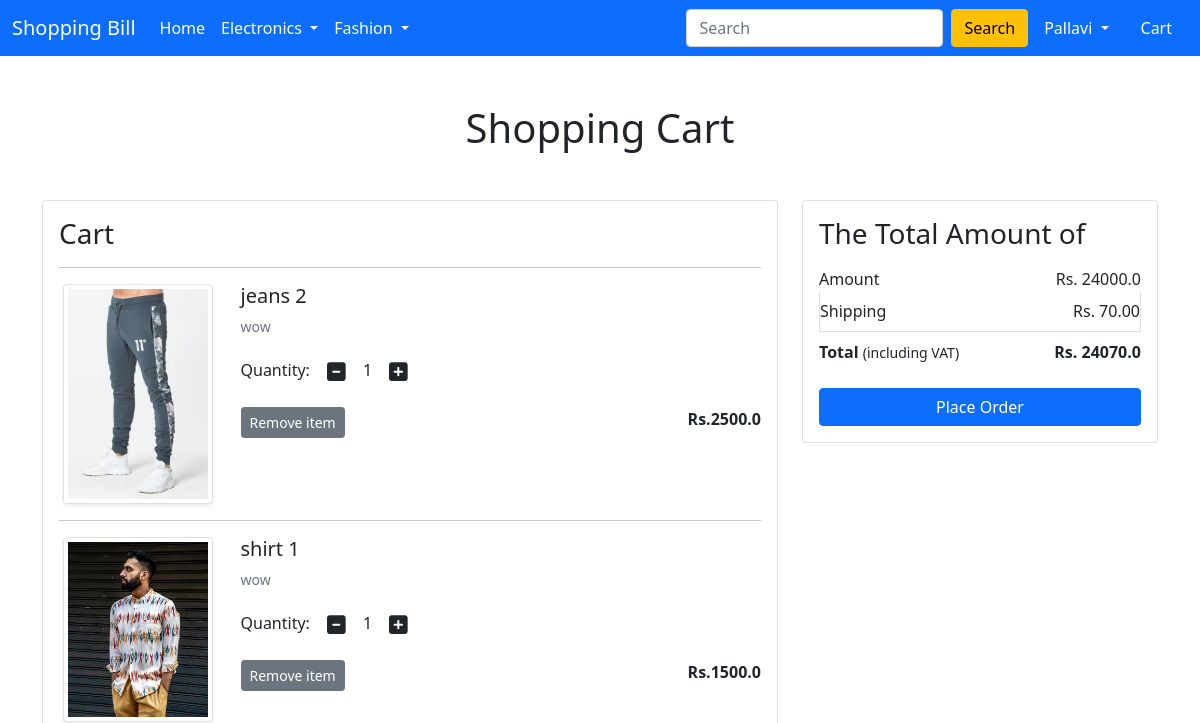
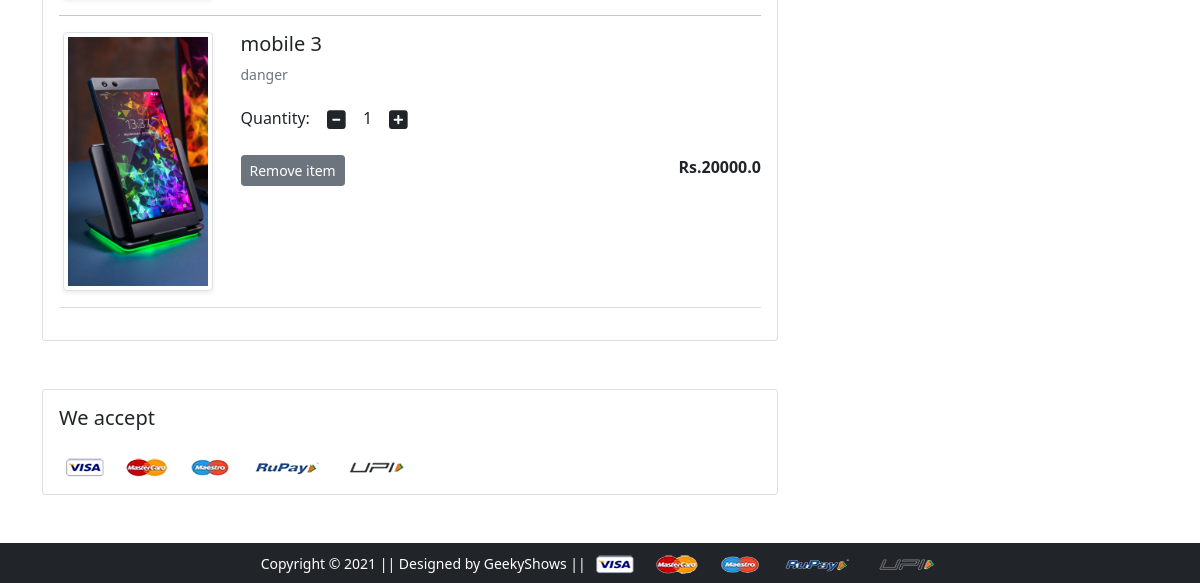
The app's page /cart/ (signed in), older data (2 pictures, top to bottom).
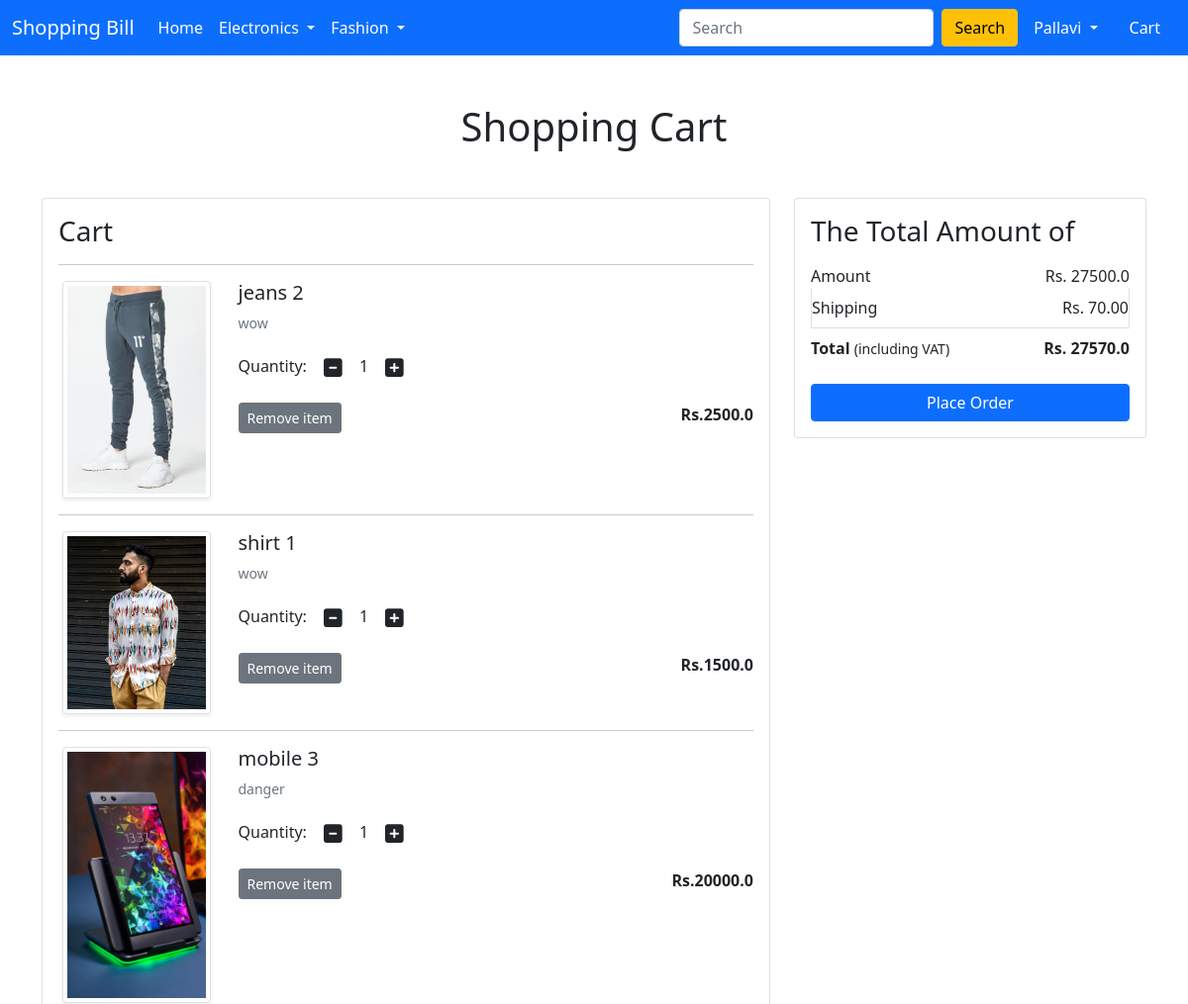
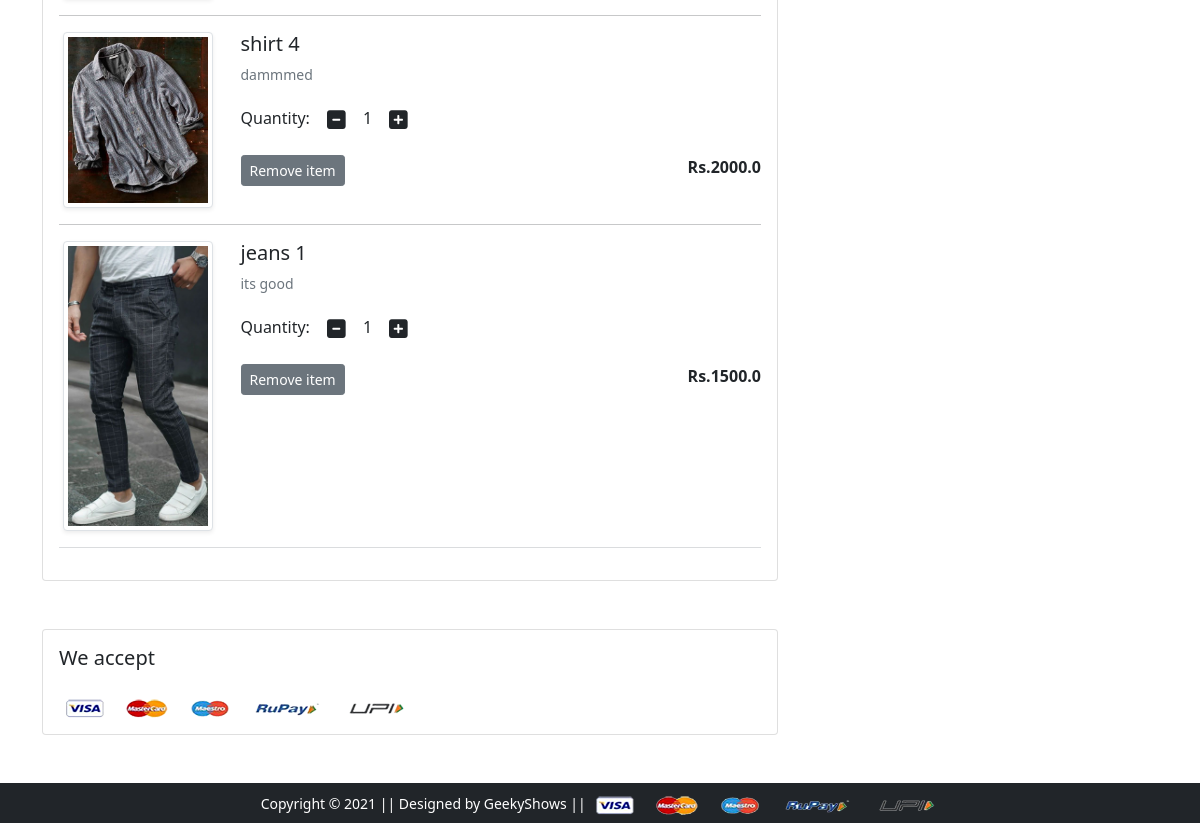
The same page, newer data (2 pictures, top to bottom).
### app1/models.py (models this page shows, shortened)
class Cart(models.Model):
    user = models.ForeignKey(User, on_delete=models.CASCADE)
    product = models.ForeignKey(Product, on_delete=models.CASCADE)
    quantity = models.PositiveIntegerField(default=1) #it should be +ve but shouldnt negative

class Product(models.Model):
    title = models.CharField(max_length=100)
    selling_price = models.FloatField()
    discounted_price = models.FloatField()
    description = models.TextField(max_length=200)
    brand = models.CharField(max_length=100)
    category = models.CharField(choices=CATEGORY_CHOICES, max_length=2)
    product_image = models.ImageField(upload_to='productimg')

### app1/views.py (the view)
# urls.py: path('cart/', views.show_cart, name='showcart'),
def show_cart(request):
    if request.user.is_authenticated:
        user = request.user
        cart = Cart.objects.filter(user=user)
        amount = 0.0
        shipping_amount = 70.0
        total_amount = 0.0
        cart_product = [p for p in Cart.objects.all() if p.user == request.user]
        if cart_product:
            for p in cart_product:
                tempamount = (p.quantity * p.product.discounted_price)
                amount +=tempamount
                totalamount = amount + shipping_amount
            return render(request, 'app1/addtocart.html', {'carts':cart, 'totalamount':totalamount, 'amount':amount})
        else:
            return render(request, 'app1/emptycart.html')

### app1/templates/app1/addtocart.html (shortened to what this page needs)
{% extends 'app1/base.html' %}
{% load static %}
{% block main-content %}
<div class="container my-5">
 <div class="row">
  <h1 class="text-center mb-5">Shopping Cart</h1>
  <div class="col-sm-8">
  <div class="card">
   <div class="card-body">
    <h3>Cart</h3>
    {% for cart in carts %}
    <hr>
    <div class="row">
     <div class="col-sm-3 text-center align-self-center"><img src="{{cart.product.product_image.url}}" alt="" srcset="" class="img-fluid img-thumbnail shadow-sm" height="150" width="150"> </div>
     <div class="col-sm-9">
      <div>
       <h5>{{ cart.product.title}}</h5>
       <p class="mb-2 text-muted small">{{cart.product.description}}</p>
       <div class="my-3">
        <label for="quantity">Quantity:</label>
        <a class="minus-cart btn"><i class="fas fa-minus-square fa-lg"></i></a>
          <span id="quantity">{{cart.quantity}}</span>
        <a class="plus-cart btn"><i class="fas fa-plus-square fa-lg"></i></a>
       </div>
       <div class="d-flex justify-content-between">
        <a href="#" class="btn btn-sm btn-secondary mr-3">Remove item </a>
        <p class="mb-0"><span><strong>Rs.{{cart.product.discounted_price}}</strong></span></p>
       </div>
      </div>
     </div>
    </div>
    {% endfor %}
    <hr class="text-muted">
   </div>
   </div>
  </div>
  <div class="col-sm-4">
   <div class="card">
    <div class="card-body">
      <h3>The Total Amount of</h3>
      <ul class="list-group">
       <li class="list-group-item d-flex justify-content-between align-items-center border-0 px-0 pb-0">Amount<span>Rs. {{amount}}</span></li>
       <li class="list-group-item d-flex justify-content-between align-items-center px-0">Shipping<span>Rs. 70.00</span></li>
       <li class="list-group-item d-flex justify-content-between align-items-center border-0 px-0 mb-3">
        <div>
           <strong>Total</strong> <small>(including VAT)</small>
         </div>
         <span><strong>Rs. {{totalamount}}</strong></span>
       </li>
      </ul>
      <div class="d-grid"><a href="{% url 'checkout' %}" class="btn btn-primary">Place Order</a></div>
    </div>
   </div>
  </div>
 </div>
</div>
<div class="container">
 <div class="row">
  <div class="col-sm-8">
   <div class="card">
    <div class="card-body">
      <h5 class="mb-4">We accept</h5>
      <img src="{% static 'app1/images/payment.png' %}" alt="" class="img-fluid">
    </div>
  </div>
  </div>
 </div>
</div>
{% endblock main-content %}

### app1/templates/app1/base.html (shortened to what this page needs)
<!DOCTYPE html>
<html lang="en">
    {% load static %}
<head>
    <link rel="stylesheet" href="{% static 'app1/css/owl.carousel.min.css' %}">
    <link rel="stylesheet" href="{% static 'app1/css/fontawesome.min.css' %}">
    <link rel="stylesheet" href="{% static 'app1/css/bootstrap.min.css' %}">
    <link rel="stylesheet" href="{% static 'app1/css/base.css' %}">
</head>
<body>
<nav class="navbar navbar-expand-lg navbar-dark bg-primary">
    <div class="container-fluid">
      <a class="navbar-brand" href="/">Shopping Bill</a>
      <div class="collapse navbar-collapse" id="navbarSupportedContent">
        <ul class="navbar-nav me-auto mb-2 mb-lg-0">
          <li class="nav-item">
            <a class="nav-link active" aria-current="page" href="/">Home</a>
          </li>
          <li class="nav-item dropdown">
            <a class="nav-link dropdown-toggle text-white" href="#" id="electronicsDropdown" role="button" data-bs-toggle="dropdown" aria-expanded="false">
              Electronics
            </a>
          </li>
          <li class="nav-item dropdown">
            <a class="nav-link dropdown-toggle text-white" href="#" id="fashionDropdown" role="button" data-bs-toggle="dropdown" aria-expanded="false">
              Fashion
            </a>
          </li>
        </ul>
        <form class="d-flex">
          <input class="form-control me-2" type="search" placeholder="Search" aria-label="Search">
          <button class="btn btn-warning" type="submit">Search</button>
        </form>
        <div>
         <ul class="navbar-nav me-auto mb-2 mb-lg-0">
             {% if request.user.is_authenticated %}
          <li class="nav-item dropdown mx-2">
             <a class="nav-link dropdown-toggle text-white" href="#" id="profileDropdown" role="button" data-bs-toggle="dropdown" aria-expanded="false">
              {{request.user.username|capfirst}}
             </a>
           </li>
           <li class="nav-item mx-2">
            <a href="{% url 'showcart' %}" class="nav-link text-white"> Cart </a>
           </li>
           {% endif %}
         </ul>
        </div>
      </div>
    </div>
   </nav>
{% block main-content %} {% endblock main-content %}
<footer class="container-fluid bg-dark text-center p-2 mt-5">
    <small class="text-white">Copyright &copy; 2021 || Designed by GeekyShows || </small>
    <img src="{% static 'app1/images/payment.png' %}" alt="" srcset="" class="img-fluid" height="2px">
</footer>
</body>
</html>

Row changes from the older to the newer data that the page shows:
added Cart: product.product_image (picture), product "shirt 4", product.description "dammmed", quantity "1", product.discounted_price "2000.0"
added Cart: product.product_image (picture), product "jeans 1", product.description "its good", quantity "1", product.discounted_price "1500.0"
Text that changed along with them:
{{ amount }}: "24000.0" → "27500.0"
{{ totalamount }}: "24070.0" → "27570.0"
